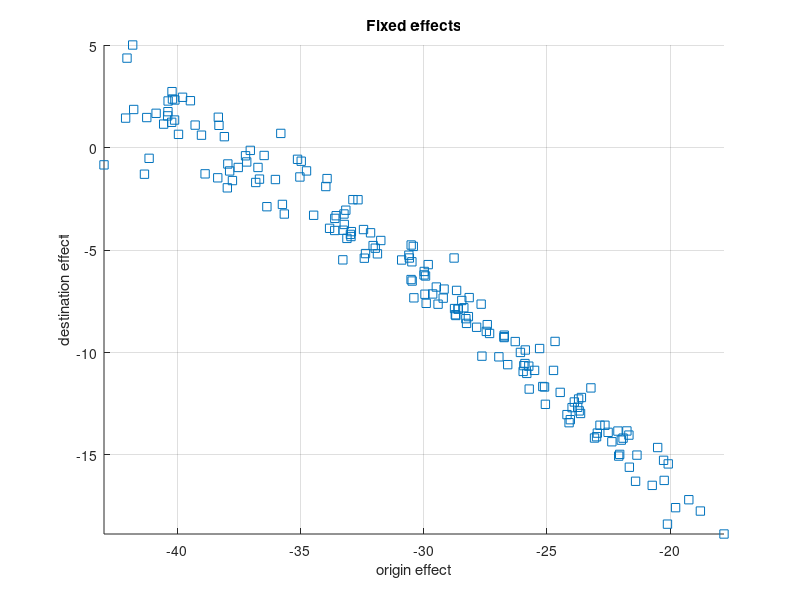

Reproduce this figure in MATLAB. (Note: this script raises an error after producing the figure.)
% EXPLANATION
% This is a code for Q3 for PS2 by T.Allen(460).
% The objective of this exercise is to match the trade-flow data exactly.



%% housekeeping
clc;
clear all;
close all;
addpath(genpath('../'));
% load data_Q3_modified
load tradedata_cleaned_up;
%% analysis

N_country = length(Y);
tau = nan(N_country);

% pre-determined parameters
sigma = 5;

% wage
w = Y./L;

% Technology
A = ones(N_country,1);
w = Y./L;
K = nan(N_country);
% iceberg


for i = 1 : N_country
    for j = 1 : N_country
        if i==j % normalization
            tau(i,j)=1;
            K(i,j) = 1/(A(j)^(1-sigma));
        elseif X(i,j)==0
            tau(i,j) = inf;
            K(i,j) = 0;
        else
            tau(i,j) = ratio(i,j)^(1/(1-sigma))*w(j)./w(i) * A(i)/A(j);
            K(i,j) = ratio(i,j) * (w(j)/w(i))^(1-sigma) / (A(j)^(1-sigma));
        end
    end
end

% bilateral
% K = tau.^(1-sigma)
origin = (w./A).^(1-sigma);
P = tau.^(1-sigma) .* repmat(w./A,1,N_country);
P = sum(P,1)';
P = P.^(1/(1-sigma));
delta = Y./P.^(1-sigma);

scatter(log(origin),log(delta),'s')
grid on
axis tight
xlabel('origin effect')
ylabel('destination effect')
title('Fixed effects')
print -depsc 'Q3_fixed_effects.eps'


movefile *.eps pictures






